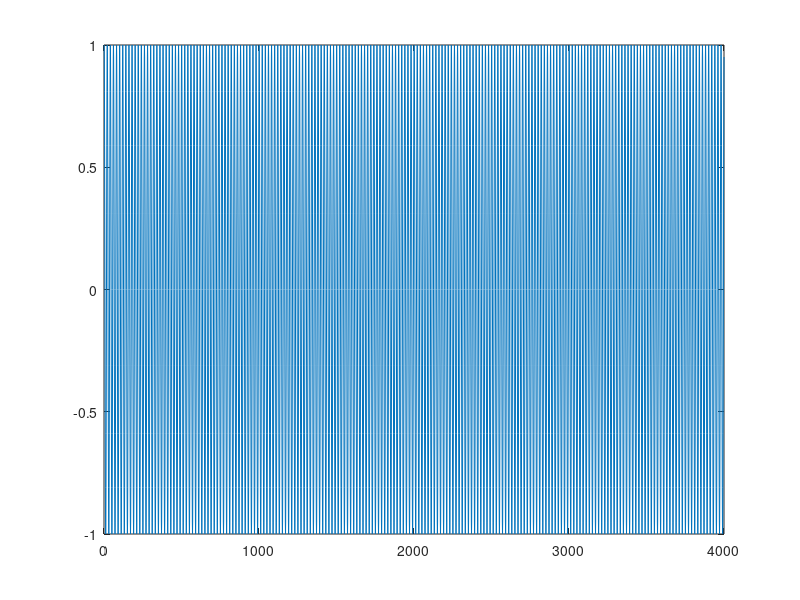

This chart was generated by the following MATLAB code: (Note: this script raises an error after producing the figure.)

addpath(genpath('..'))
N = 4000;
fs = 2000;
rng(0)
t = 0:1/fs:(N-1)/fs;
%phi = 50*t + 5/(2*pi)*cos(2*pi*t);
phi = 100*t;
A = ones(1,N);

K = 1;

x = cos(2*pi*phi);
subs = {'Const'};
for k=2:K
    haf = sample_haf(t,subs);

    x = x + haf.*cos(2*pi*k*phi);

end

plot(x)


true = A.*x;

true = true - mean(true);

L = 200;

true = true';
SNR = Inf;
r = 10^(-SNR/20)*std(x)*randn(N,1);
Lmin = round(L/4);
Lmax = round(L/2);

st1 = round(N/4-0.05*N) + randi(0.1*N);
st2 = round(N/2-0.05*N) + randi(0.1*N);
st3 = round(3*N/4-0.05*N) + randi(0.1*N);

N = length(true);
x = true;

Ll = floor(randfixedsum(3,1,L,Lmin,Lmax)');
ed1 = st1 + Ll(1) - 1;
ed2 = st2 + Ll(2) - 1;
ed3 = st3 + Ll(3) - 1;

x(st1:ed1) = 0;
x(st2:ed2) = 0;
x(st3:ed3) = 0;

[~,fh] = compute_sigma(x);
plot(x)

[sth,Lh] = missing_ints(x,0.01*fs,0);

params = struct();
impf = impute_arimaf(x,sth,Lh,params);
impb = impute_arimab(x,sth,Lh,params);

figure(1)
plot(t,true,'r-')
hold on
plot(t,x,'k--')
plot(t,impf,'b-')
plot(t,impb,'g-')
legend('true','missing','imputed (fw)','imputed (bw)')
hold off